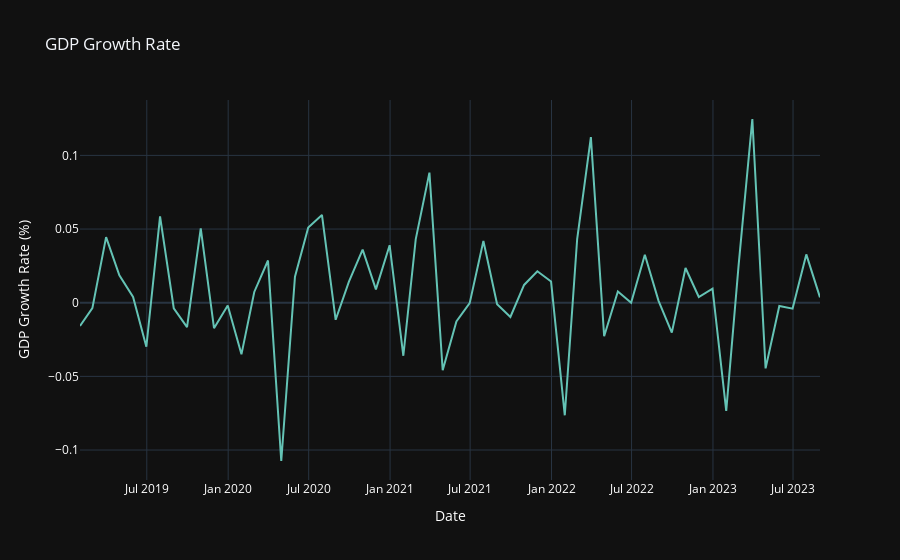

The notebook cell this image was saved under:
### Markdown cell above
##### (PIB) GDP growth (Gross Domestic Product growth):

### Code cell
fig_gdp = px.line(df_macroeconomic_book, x='date', y='gdp_growth', title='GDP Growth Rate', color_discrete_sequence=['rgb(100, 195, 181)'], template='plotly_dark')
fig_gdp.update_xaxes(title='Date', title_font=dict(color='white'), tickfont=dict(color='white'))
fig_gdp.update_yaxes(title='GDP Growth Rate (%)', title_font=dict(color='white'), tickfont=dict(color='white'))

fig_gdp.show()

### Figure 1 — Plotly figure (JSON) as saved in the notebook; plotly's stock layout.template omitted (floating-point values rounded to 4 significant figures)
{"data": [{"hovertemplate": "date=%{x}<br>gdp_growth=%{y}<extra></extra>", "legendgroup": "", "line": {"color": "rgb(100, 195, 181)", "dash": "solid"}, "marker": {"symbol": "circle"}, "mode": "lines", "name": "", "orientation": "v", "showlegend": false, "type": "scatter", "x": ["2019-01-31", "2019-02-28", "2019-03-31", "2019-04-30", "2019-05-31", "2019-06-30", "2019-07-31", "2019-08-31", "2019-09-30", "2019-10-31", "2019-11-30", "2019-12-31", "2020-01-31", "2020-02-29", "2020-03-31", "2020-04-30", "2020-05-31", "2020-06-30", "2020-07-31", "2020-08-31", "2020-09-30", "2020-10-31", "2020-11-30", "2020-12-31", "2021-01-31", "2021-02-28", "2021-03-31", "2021-04-30", "2021-05-31", "2021-06-30", "2021-07-31", "2021-08-31", "2021-09-30", "2021-10-31", "2021-11-30", "2021-12-31", "2022-01-31", "2022-02-28", "2022-03-31", "2022-04-30", "2022-05-31", "2022-06-30", "2022-07-31", "2022-08-31", "2022-09-30", "2022-10-31", "2022-11-30", "2022-12-31", "2023-01-31", "2023-02-28", "2023-03-31", "2023-04-30", "2023-05-31", "2023-06-30", "2023-07-31", "2023-08-31"], "xaxis": "x", "y": [-0.01576, -0.003675, 0.04454, 0.01856, 0.003894, -0.02988, 0.05862, -0.003766, -0.01656, 0.05048, -0.01728, -0.001912, -0.03505, 0.00732, 0.02864, -0.1074, 0.01768, 0.05102, 0.05957, -0.01158, 0.01433, 0.03605, 0.009037, 0.03903, -0.036, 0.04303, 0.08832, -0.04583, -0.01267, -0.0002913, 0.04187, -0.0009825, -0.009694, 0.01208, 0.02138, 0.01438, -0.07641, 0.04322, 0.1124, -0.02272, 0.007682, -3.499e-05, 0.03255, 0.00131, -0.02028, 0.02359, 0.003861, 0.009508, -0.07342, 0.02554, 0.1247, -0.04459, -0.002254, -0.003997, 0.0328, 0.003642], "yaxis": "y"}], "layout": {"legend": {"tracegroupgap": 0}, "title": {"text": "GDP Growth Rate"}, "xaxis": {"anchor": "y", "domain": [0, 1], "tickfont": {"color": "white"}, "title": {"font": {"color": "white"}, "text": "Date"}}, "yaxis": {"anchor": "x", "domain": [0, 1], "tickfont": {"color": "white"}, "title": {"font": {"color": "white"}, "text": "GDP Growth Rate (%)"}}}}
